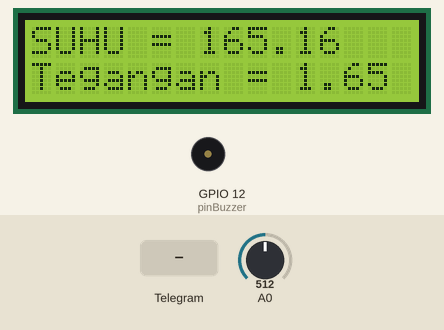
This sketch was run on a simulated ESP8266 (NodeMCU). Shown: 16×2 character LCD, buzzer (waves = sounding, pin HIGH). The inputs (shaded band) are chosen by the test bench; at power-on: A0 = 512. WiFi joins after 1.5 s; servers stay silent unless stated; uploads are accepted with an empty reply; the local clock reads 2024-03-15 10:24:30 at power-on unless the sketch sets it; what the sketch prints to the serial monitor is not drawn.

Above: at 2.7 s.
2.8 s: A0 set to 108
At 4.94 s:
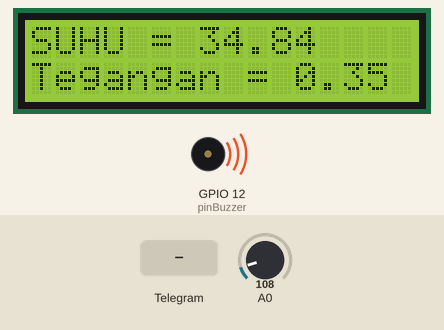
6.5 s: A0 set to 94
At 9.0 s:
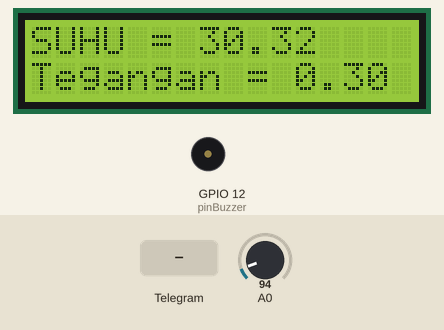
9.3 s: A0 set to 122
At 11.9 s:
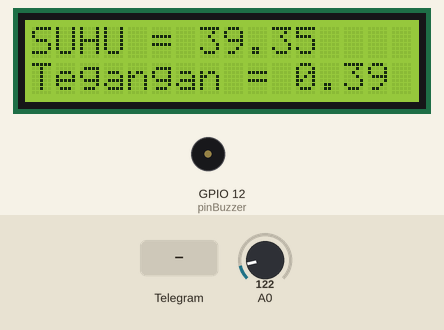
12.2 s: Telegram message "/temperature" received
Timing chart, 0 to 18.5 s (numbered marks = the images above; inputs shaded):
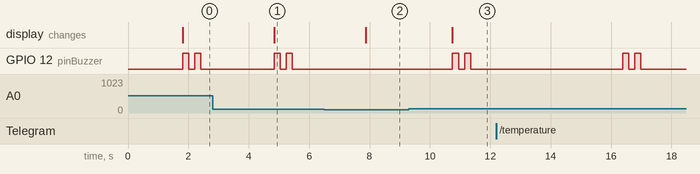

The sketch:

Telegram_GrafikWeb_realTime.ino
```cpp
#include <ESP8266HTTPClient.h>
#include <ESP8266WiFi.h>
#include <WiFiClientSecure.h>
#include <UniversalTelegramBot.h>
#include <Wire.h>
#include <LiquidCrystal_I2C.h>
LiquidCrystal_I2C lcd(0x27, 16, 2);//atau 0x3F

WiFiClient wifiClient;

// Wifi network station credentials
#define WIFI_SSID "NETWORK ARNET"
#define WIFI_PASSWORD "telkom2021"
// Telegram BOT Token (Get from Botfather)
#define BOT_TOKEN "1921527598:AAHrvcYYHNlc2zKFvISkA1sOlXIwUJO8ye8"

const unsigned long BOT_MTBS = 1000; // mean time between scan messages

X509List cert(TELEGRAM_CERTIFICATE_ROOT);
WiFiClientSecure secured_client;
UniversalTelegramBot bot(BOT_TOKEN, secured_client);
unsigned long bot_lasttime; // last time messages' scan has been done


void handleNewMessages(int numNewMessages)
{
  Serial.print("handleNewMessages ");
  Serial.println(numNewMessages);

  for (int i = 0; i < numNewMessages; i++)
  {
    String chat_id = bot.messages[i].chat_id;
    String text = bot.messages[i].text;

    String from_name = bot.messages[i].from_name;
    if (from_name == "")
      from_name = "Guest";

    if (text == "/temperature")
    {
      delay(2000);
      int dataadc = analogRead(A0);
      float suhu = dataadc * (3.3 / 1023.0) * 100.0;
      float fahrenheit = (9 / 5 * suhu) + 32;
      float kelvin    = suhu + 273.15;
      String temp = " Temperature : \n";
      temp += float(suhu);
      temp += " *C \n";
      temp += float(fahrenheit);
      temp  += " *F \n";
      temp  += float(kelvin);
      temp  += " *K";
      bot.sendMessage(chat_id, temp, "");
    }

    if (text == "/voltage")
    {
      delay(2000);
      int dataadc = analogRead(A0);
      float v = dataadc * (3.3 / 1023.0);
      String hum = "Voltage : ";
      hum += float(v);
      hum += " volt";
      bot.sendMessage(chat_id, hum, "");
    }
    if (text == "/start")
    {
      String welcome = "Welcome to bot monitoring temperature R.Transmission Telkom Pematang Siantar\n" + from_name + ".\n";
      welcome += "Select Command : \n\n";
      welcome += "/temperature : display current temperature\n";
      welcome += "/voltage : display current volt in device\n";
      bot.sendMessage(chat_id, welcome, "Markdown");
    }
  }
}

// Inisialisasi Variabel host untuk IP address Server(Komputer)
const char* server = "192.168.1.3";

void setup()
{
  Serial.begin(115200);
  Serial.println();
  lcd.begin();
  lcd.clear();
  lcd.noCursor();


  // attempt to connect to Wifi network:
  configTime(0, 0, "pool.ntp.org");      // get UTC time via NTP
  secured_client.setTrustAnchors(&cert); // Add root certificate for api.telegram.org
  Serial.print("Connecting to Wifi SSID ");
  Serial.print(WIFI_SSID);
  WiFi.begin(WIFI_SSID, WIFI_PASSWORD);
  while (WiFi.status() != WL_CONNECTED)
  {
    Serial.print(".");
    delay(500);
  }
  Serial.print("\nWiFi connected. IP address: ");
  Serial.println(WiFi.localIP());

  // Check NTP/Time, usually it is instantaneous and you can delete the code below.
  Serial.print("Retrieving time: ");
  time_t now = time(nullptr);
  while (now < 24 * 3600)
  {
    Serial.print(".");
    delay(100);
    now = time(nullptr);
  }
  Serial.println(now);
}

void loop()
{
  int dataadc = analogRead(A0);
  float suhu = dataadc * (3.3 / 1023.0) * 100.0;
  float v = dataadc * (3.3 / 1023.0);
  const int pinBuzzer = 12;
  pinMode(pinBuzzer, OUTPUT);
  delay(200);

  lcd.setCursor(0, 0);
  lcd.print("SUHU = ");
  lcd.print(suhu);
  lcd.print("     ");
  lcd.setCursor(0, 1);
  lcd.print("Tegangan = ");
  lcd.print(v);
  lcd.print("     ");
  Serial.println(suhu);
  Serial.println(v);

  if (suhu > 32) {
    digitalWrite(pinBuzzer, HIGH);
    delay(200);
    digitalWrite(pinBuzzer, LOW);
    delay(200);
    digitalWrite(pinBuzzer, HIGH);
    delay(200);
    digitalWrite(pinBuzzer, LOW);
    delay(1000);
  } else {
    digitalWrite(pinBuzzer, LOW);
  }

  if (millis() - bot_lasttime > BOT_MTBS)
  {
    int numNewMessages = bot.getUpdates(bot.last_message_received + 1);

    while (numNewMessages)
    {
      Serial.println("got response");
      handleNewMessages(numNewMessages);
      numNewMessages = bot.getUpdates(bot.last_message_received + 1);
    }

    bot_lasttime = millis();
  }

  // kirim data ke data base
  //cek koneksi nodemcu ke Web server
  WiFiClient client ;
  const int httpPort = 80 ;
  if (!client.connect(server, httpPort))
  {
    Serial.println("Gagal terkoneksi ke web server");
    return ;
  }

  //apabila terkoneksi ke web server maka kita kirim data
  HTTPClient http;

  //Siapkan variabel LINK URL untuk kirim data
  String Link = "http://"+String(server)+ "/grafiksensor/kirimdata.php?suhu=" + String(suhu);
    //eksekusi link URL
  http.begin (wifiClient, Link);
  http.GET();
  //tangkap respon kirim data
  String respon = http.getString();
  Serial.println(respon);

  delay(500);
  http.end();

}
```

Measured:
- the behaviour switches between 100 and 99 on A0 (found by bisection; images 1 and 2)
- after the input at 2.8 s, the display: changes after 2.0 s (image 1)
- after the input at 6.5 s, GPIO 12 (pinBuzzer): stops changing and stays LOW; the display: changes after 1.4 s (image 2)
- after the input at 9.3 s, GPIO 12 (pinBuzzer): alternates HIGH for 0.20 s and LOW for 0.20 s, 4 changes in all, then stays LOW, starting after 1.4 s; the display: changes after 1.4 s (image 3)
- by itself, GPIO 12 (pinBuzzer): alternates HIGH for 0.20 s and LOW for 0.20 s, 4 changes in all, then stays LOW
